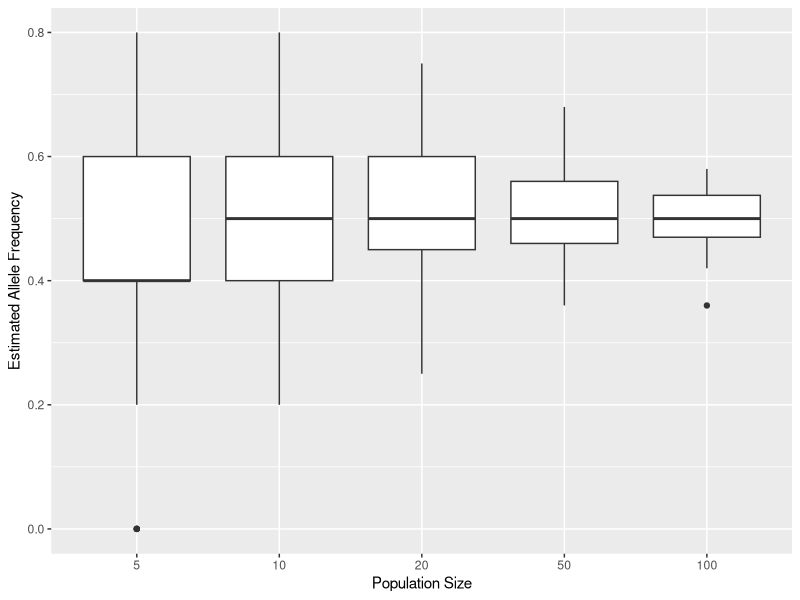
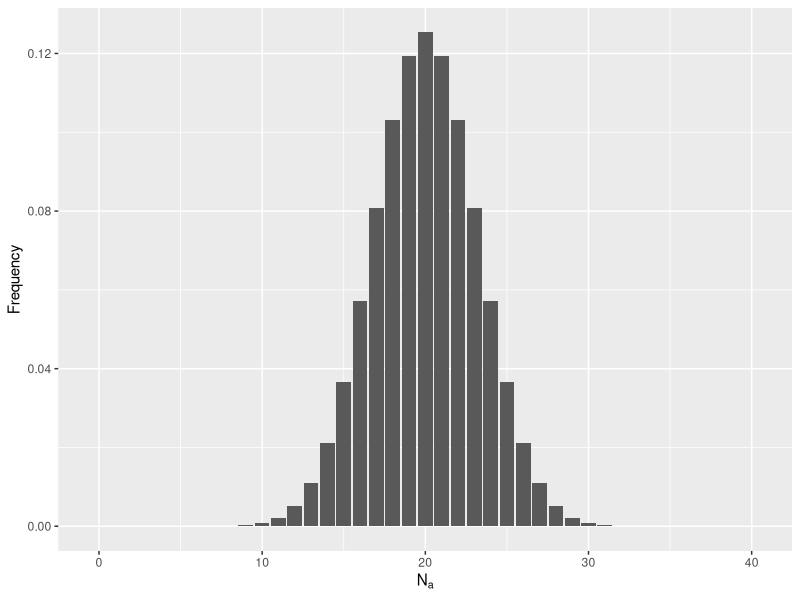
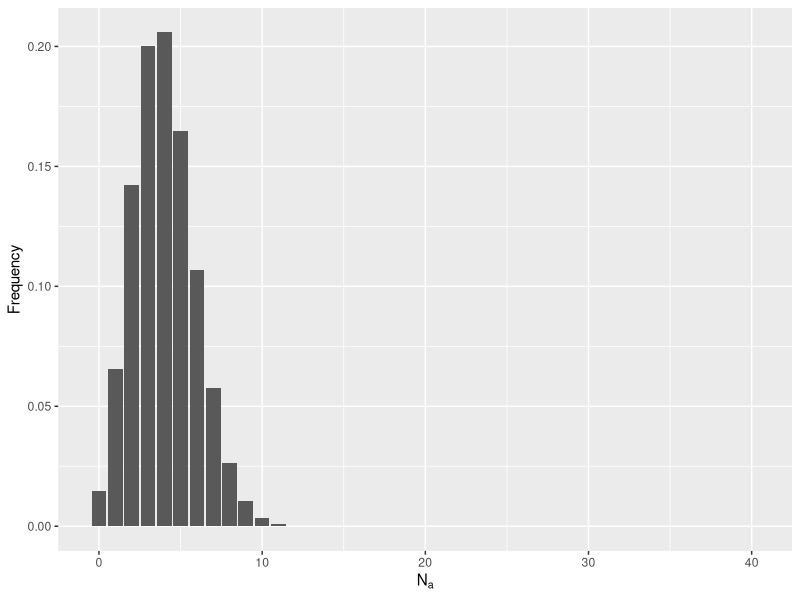
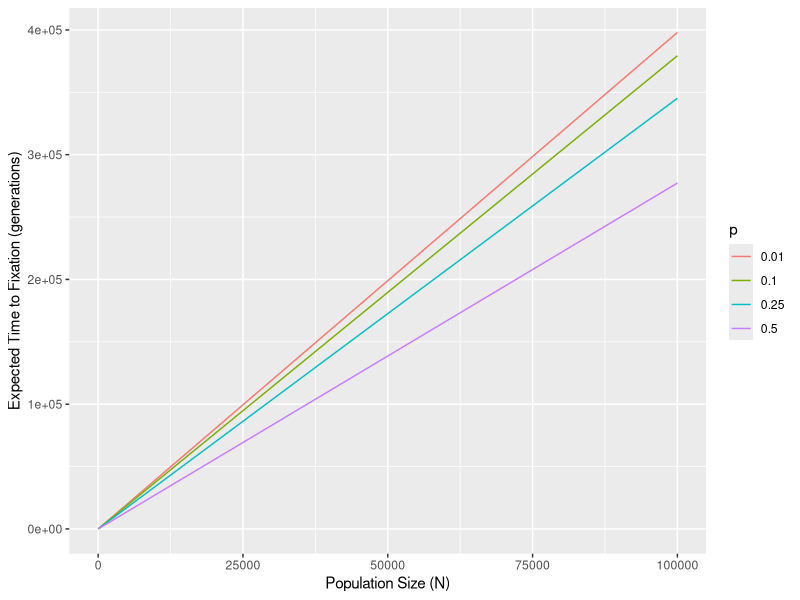
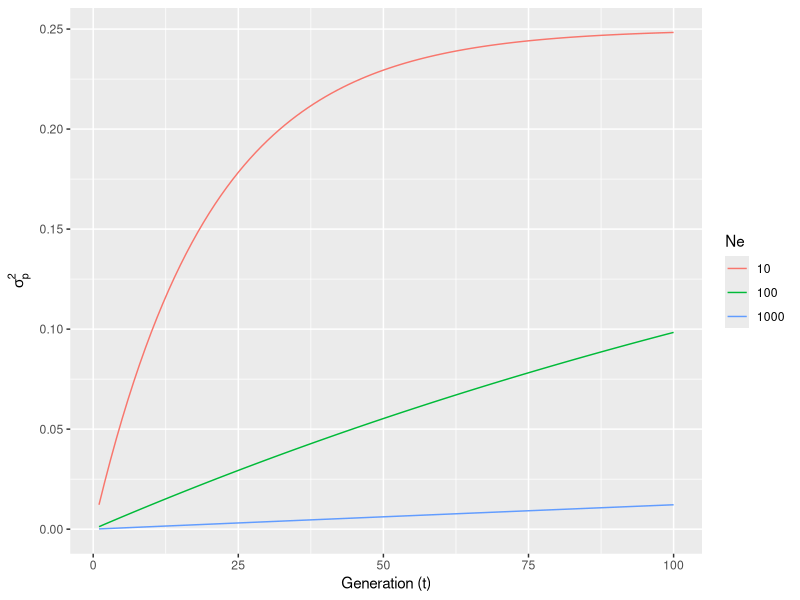
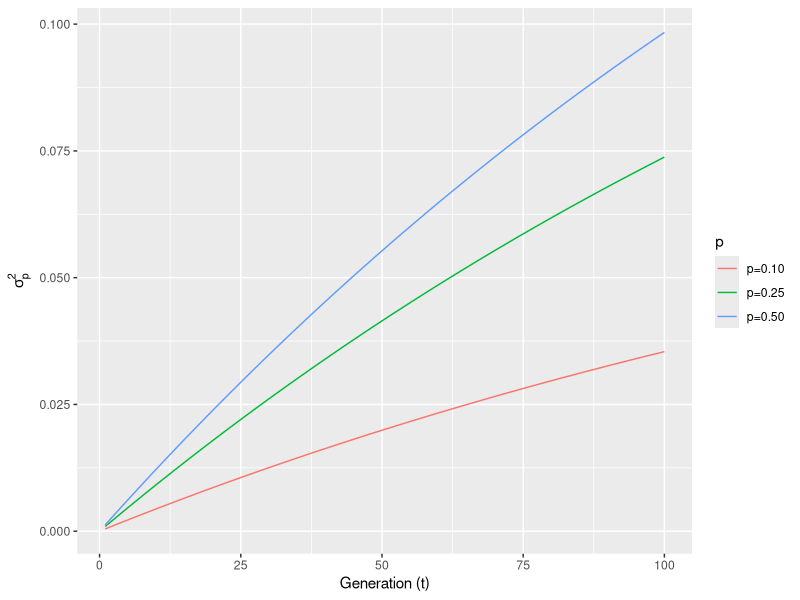

Write R code to recreate these figures, in order.
## ---- chunk 1
Alleles <- c("A","B")
## ---- chunk 2
sample_size <- c(5,10,20,50,100)
## ---- chunk 3
df <- data.frame( N = rep( sample_size, each=50 ),FreqA = NA)
## ---- chunk 4
for( row in 1:nrow(df) ) {
  # make random selection from Alleles with replacement of a particular size
  a <- sample( Alleles, size=df$N[row],replace = T)
  # find the frequency
  f <- sum( a == "A" ) / length(a)
  # assign it back to the data.frame
  df$FreqA[row] <- f
}
## ---- chunk 5
summary(df)
## ---- chunk 6
library(ggplot2)
p <- ggplot(df, aes(x=factor(N), y=FreqA)) + geom_boxplot() 
p + xlab("Population Size") + ylab("Estimated Allele Frequency")
## ---- chunk 7
p <- 0.5
N <- 20
N.A <- 20
## ---- chunk 8
coef <- factorial(2*N)/ (factorial(N.A)*factorial(2*N - N.A))
coef
## ---- chunk 9
prob <- p^N.A * (1 - p)^(2*N-N.A)
prob
## ---- chunk 10
Prob.20.A <- coef*prob
Prob.20.A
## ---- chunk 11
N.A <- 0:(2*N)
Frequency <- factorial(2*N)/( factorial(N.A)*factorial(2*N-N.A)) * p^N.A * (1-p)^(2*N-N.A)
df <- data.frame(N.A,Frequency)
ggplot(df,aes(x=N.A,y=Frequency)) + geom_bar(stat="identity") + xlab(expression(N[a]))
## ---- chunk 12
df[1:10,]
## ---- chunk 13
p <- 0.1
Frequency <- factorial(2*N)/( factorial(N.A)*factorial(2*N-N.A)) * p^N.A * (1-p)^(2*N-N.A)
df <- data.frame(N.A,Frequency)
ggplot(df,aes(x=N.A,y=Frequency)) + geom_bar(stat="identity") + xlab(expression(N[a])) 
## ---- chunk 14
library(ggplot2)
df <- data.frame()
N <- 10^(1:5)
for( p in c(0.01, 0.1, 0.25, 0.5)){
  t <- (-4*N*(1-p)*log(1-p))/p
  df <- rbind( df, data.frame(p,N,t))
}
df$p <- factor( df$p )
ggplot( df, aes(N,t,color=p)) + geom_line() + xlab("Population Size (N)") + ylab("Expected Time to Fixation (generations)")
## ---- chunk 15
t <- 1:100
p <- q <- 0.5
ne <- function( t, Ne, p, q) { return( p*q*( 1 - exp( -t/(2*Ne)))) }
df <- data.frame( Generation=c(t,t,t),
                  sigma_p= c( ne(t,10,p,q), ne(t,100,p,q), ne(t,1000,p,q) ),
                  Ne=rep(c("10","100","1000"), each=100) ) 
ggplot( df, aes(x=Generation, y=sigma_p, color=Ne)) + geom_line() +
  xlab("Generation (t)") + ylab(expression(sigma[p]^2))
## ---- chunk 16
df <- data.frame( Generation=c(t,t,t),
                  sigma_p= c( ne(t,100,.1,.9), ne(t,100,.25,.75), ne(t,100,.5,.5) ),
                  p=rep(c("p=0.10","p=0.25","p=0.50"), each=100) ) 
ggplot( df, aes(x=Generation, y=sigma_p, color=p)) + geom_line() +
  xlab("Generation (t)") + ylab(expression(sigma[p]^2))
